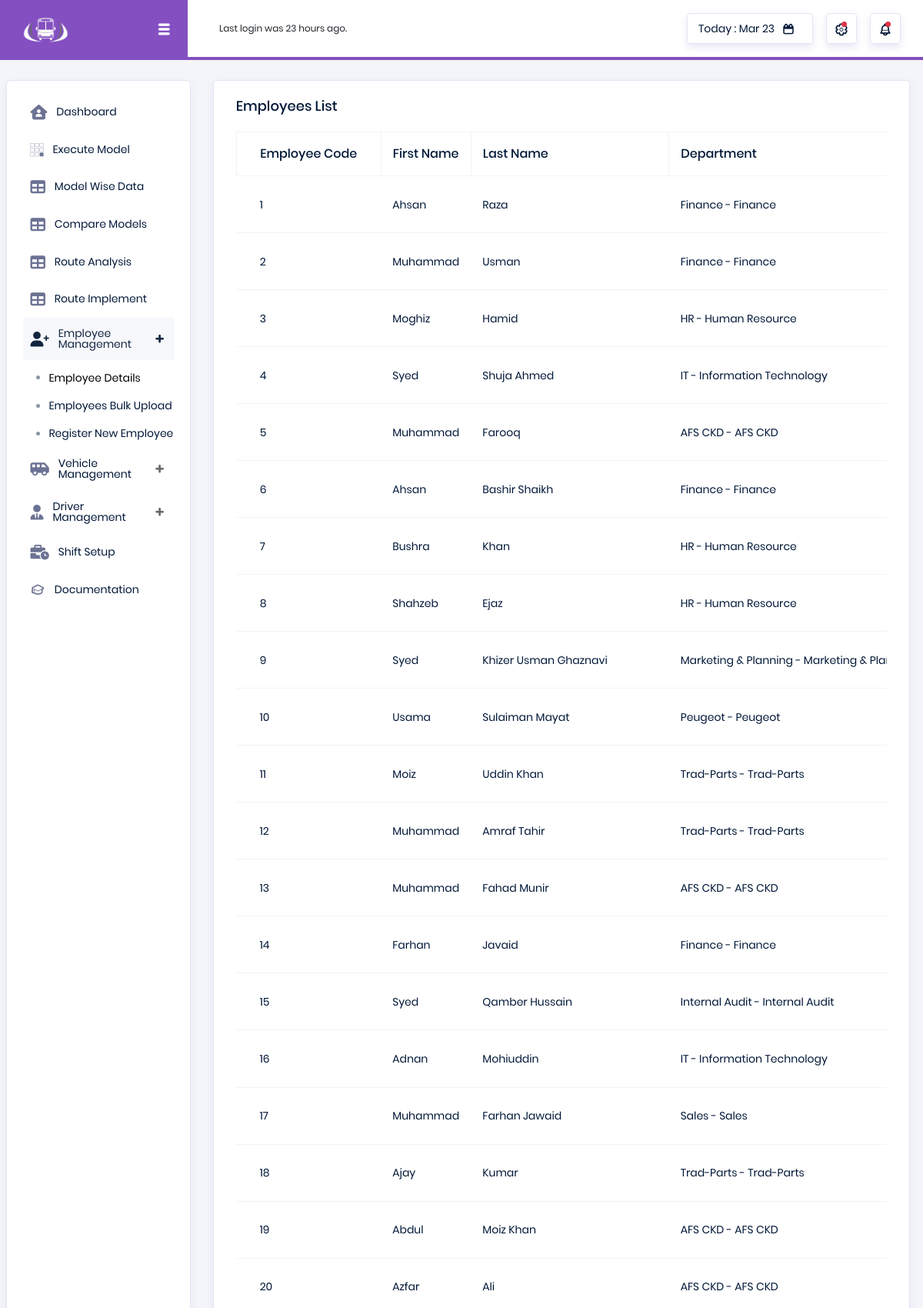
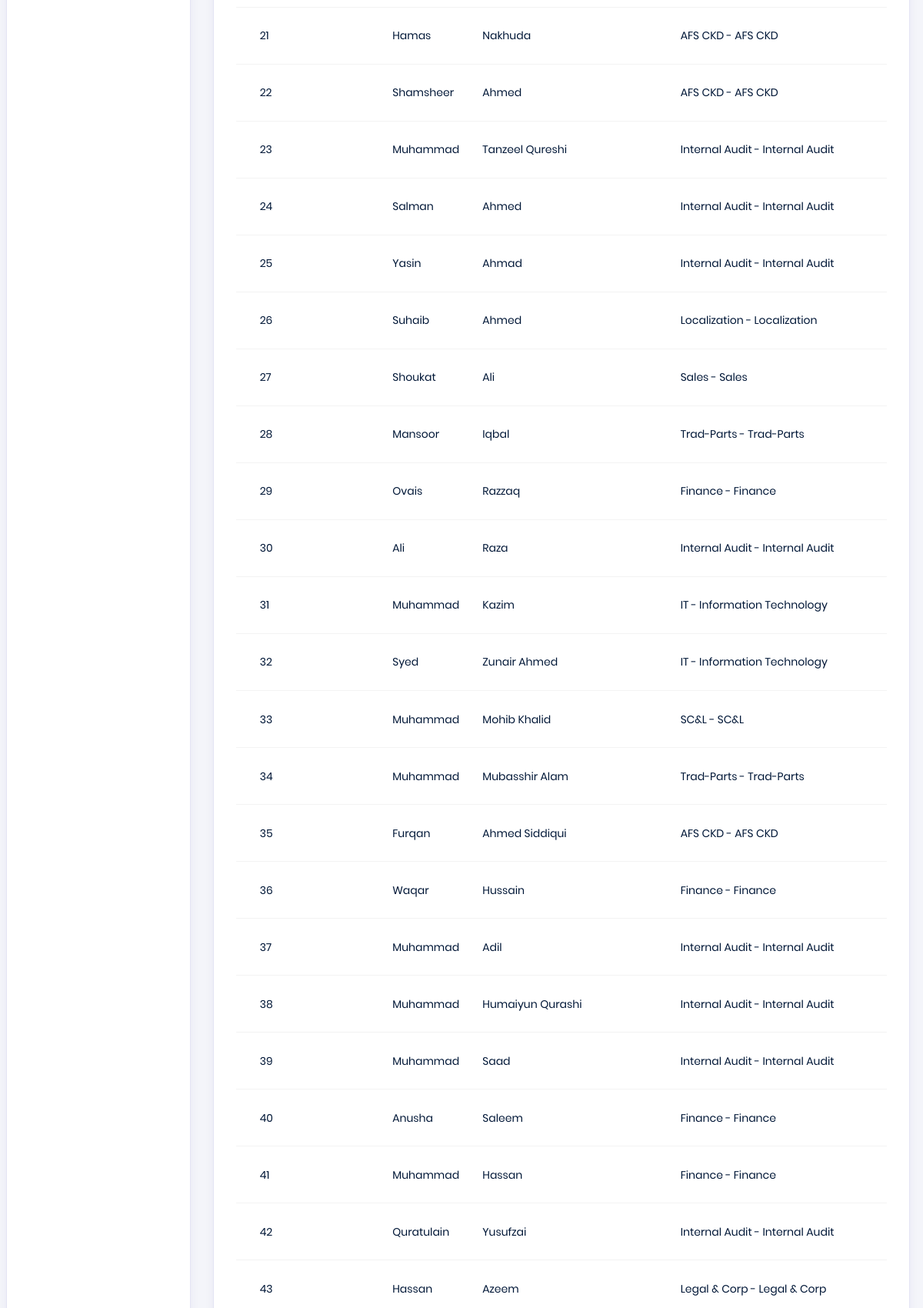
The page /users/all_employees (upper part) on the database its author committed (2 pictures, top to bottom).
### users/models.py (models this page shows, shortened)
class Employee(models.Model):
    GENDER_CHOICES = [
        ('M', 'Male'),
        ('F', 'Female'),
        ('O', 'Other'),
    ]
    user = models.OneToOneField(EmployeeUser, on_delete=models.CASCADE, related_name='employee_profile')
    employee_code = models.CharField(max_length=10, unique=True)
    first_name = models.CharField(max_length=30)
    last_name = models.CharField(max_length=30, blank=True, null=True)
    gender = models.CharField(max_length=1, choices=GENDER_CHOICES, default='M')
    department = models.ForeignKey(Department, on_delete=models.CASCADE)
    job_title = models.ForeignKey(JobTitle, on_delete=models.CASCADE)
    location = models.ForeignKey(Location, on_delete=models.CASCADE)
    address = models.CharField(max_length=200, blank=True, null=True)
    address1 = models.CharField(max_length=255, blank=True, null=True)
    address2 = models.CharField(max_length=255, blank=True, null=True)  # Optional field
    city = models.CharField(max_length=100, blank=True, null=True)
    state = models.CharField(max_length=100, blank=True, null=True)
    postcode = models.CharField(max_length=20, blank=True, null=True)
    country = models.CharField(max_length=100, blank=True, null=True)
    contact_no = models.CharField(max_length=100)
    shift = models.ForeignKey(Shift, on_delete=models.CASCADE)
    coordinates = models.CharField(max_length=50)
    is_staff = models.BooleanField(default=False)

class Department(models.Model):
    dept_id = models.CharField(max_length=10, unique=True)
    name = models.CharField(max_length=100, unique=True)
    def __str__(self):
        return f' {self.dept_id} - {self.name}'

### users/views.py (the view)
# urls.py: path('all_employees', all_employees, name='all_employees'),
def all_employees(request):
    employees = Employee.objects.all()
    return render(request, 'users/all_employees.html', {'employees': employees})

### users/models.py (called while the page is built)
    def __str__(self):
        return f' {self.job_id} - {self.name}'

### users/templates/users/all_employees.html (shortened to what this page needs)
{% extends "users/dashboard.html" %}
{% load static %}
{% block content %}
<div class="content-wrapper">
    <div class="row">
        <div class="col-12 grid-margin">
            <div class="card">
                <div class="card-body">
                    <form method="POST" id="emp_form">
                    <h4 class="card-title"> Employees List </h4>
                          <div class="table-responsive">
                    <table class="table table-hover project-orders-table">
                        <thead>
                        <tr  class="table-bordered">
                            <th>Employee Code</th>
                            <th>First Name</th>
                            <th>Last Name</th>
                            <th>Department</th>
                        </tr>
                        </thead>
                        <tbody>
                        {% for employee in employees %}
                        <tr>
                            <td>{{employee.employee_code}}</td>
                            <td>{{employee.first_name}}</td>
                            <td>{{employee.last_name}}</td>
                            <td>{{employee.department}}</td>
                        </tr>
                        {% endfor %}
                        </tbody>
                    </table>
                          </div>
                    </form>
                </div>
            </div>
        </div>
    </div>
</div>
{% endblock %}

### rows shown on the page
Employee: employee_code "1", first_name "Ahsan", last_name "Raza", department "Finance - Finance"
Employee: employee_code "2", first_name "Muhammad", last_name "Usman", department "Finance - Finance"
Employee: employee_code "3", first_name "Moghiz", last_name "Hamid", department "HR - Human Resource"
Employee: employee_code "4", first_name "Syed", last_name "Shuja Ahmed", department "IT - Information Technology"
Employee: employee_code "5", first_name "Muhammad", last_name "Farooq", department "AFS CKD - AFS CKD"
Employee: employee_code "6", first_name "Ahsan", last_name "Bashir Shaikh", department "Finance - Finance"
Employee: employee_code "7", first_name "Bushra", last_name "Khan", department "HR - Human Resource"
Employee: employee_code "8", first_name "Shahzeb", last_name "Ejaz", department "HR - Human Resource"
Employee: employee_code "9", first_name "Syed", last_name "Khizer Usman Ghaznavi", department "Marketing & Planning - Marketing &…"
Employee: employee_code "10", first_name "Usama", last_name "Sulaiman Mayat", department "Peugeot - Peugeot"
Employee: employee_code "11", first_name "Moiz", last_name "Uddin Khan", department "Trad-Parts - Trad-Parts"
Employee: employee_code "12", first_name "Muhammad", last_name "Amraf Tahir", department "Trad-Parts - Trad-Parts"
Employee: employee_code "13", first_name "Muhammad", last_name "Fahad Munir", department "AFS CKD - AFS CKD"
Employee: employee_code "14", first_name "Farhan", last_name "Javaid", department "Finance - Finance"
Employee: employee_code "15", first_name "Syed", last_name "Qamber Hussain", department "Internal Audit - Internal Audit"
Employee: employee_code "16", first_name "Adnan", last_name "Mohiuddin", department "IT - Information Technology"
Employee: employee_code "17", first_name "Muhammad", last_name "Farhan Jawaid", department "Sales - Sales"
Employee: employee_code "18", first_name "Ajay", last_name "Kumar", department "Trad-Parts - Trad-Parts"
Employee: employee_code "19", first_name "Abdul", last_name "Moiz Khan", department "AFS CKD - AFS CKD"
Employee: employee_code "20", first_name "Azfar", last_name "Ali", department "AFS CKD - AFS CKD"
Employee: employee_code "21", first_name "Hamas", last_name "Nakhuda", department "AFS CKD - AFS CKD"
Employee: employee_code "22", first_name "Shamsheer", last_name "Ahmed", department "AFS CKD - AFS CKD"
Employee: employee_code "23", first_name "Muhammad", last_name "Tanzeel Qureshi", department "Internal Audit - Internal Audit"
Employee: employee_code "24", first_name "Salman", last_name "Ahmed", department "Internal Audit - Internal Audit"
Employee: employee_code "25", first_name "Yasin", last_name "Ahmad", department "Internal Audit - Internal Audit"
Employee: employee_code "26", first_name "Suhaib", last_name "Ahmed", department "Localization - Localization"
Employee: employee_code "27", first_name "Shoukat", last_name "Ali", department "Sales - Sales"
Employee: employee_code "28", first_name "Mansoor", last_name "Iqbal", department "Trad-Parts - Trad-Parts"
Employee: employee_code "29", first_name "Ovais", last_name "Razzaq", department "Finance - Finance"
Employee: employee_code "30", first_name "Ali", last_name "Raza", department "Internal Audit - Internal Audit"
Employee: employee_code "31", first_name "Muhammad", last_name "Kazim", department "IT - Information Technology"
Employee: employee_code "32", first_name "Syed", last_name "Zunair Ahmed", department "IT - Information Technology"
Employee: employee_code "33", first_name "Muhammad", last_name "Mohib Khalid", department "SC&L - SC&L"
Employee: employee_code "34", first_name "Muhammad", last_name "Mubasshir Alam", department "Trad-Parts - Trad-Parts"
Employee: employee_code "35", first_name "Furqan", last_name "Ahmed Siddiqui", department "AFS CKD - AFS CKD"
Employee: employee_code "36", first_name "Waqar", last_name "Hussain", department "Finance - Finance"
Employee: employee_code "37", first_name "Muhammad", last_name "Adil", department "Internal Audit - Internal Audit"
Employee: employee_code "38", first_name "Muhammad", last_name "Humaiyun Qurashi", department "Internal Audit - Internal Audit"
Employee: employee_code "39", first_name "Muhammad", last_name "Saad", department "Internal Audit - Internal Audit"
Employee: employee_code "40", first_name "Anusha", last_name "Saleem", department "Finance - Finance"
Employee: employee_code "41", first_name "Muhammad", last_name "Hassan", department "Finance - Finance"
Employee: employee_code "42", first_name "Quratulain", last_name "Yusufzai", department "Internal Audit - Internal Audit"
Employee: employee_code "43", first_name "Hassan", last_name "Azeem", department "Legal & Corp - Legal & Corp"
